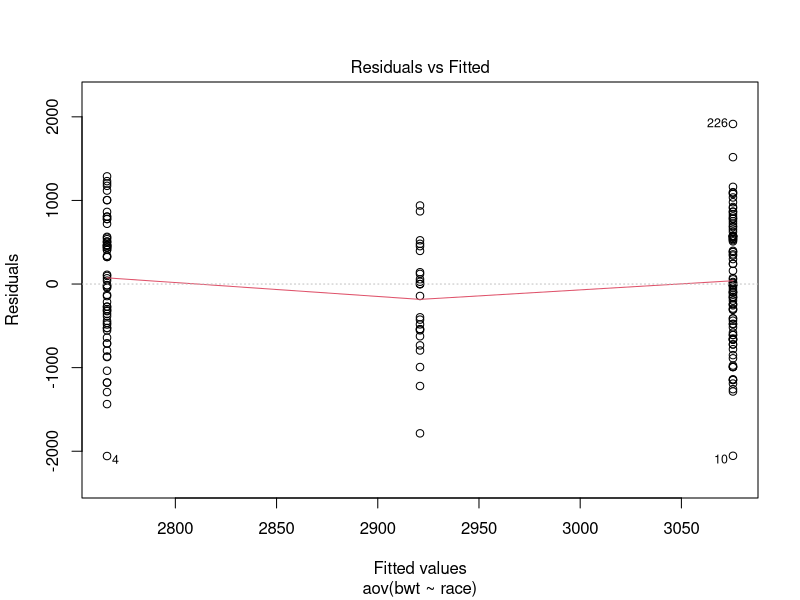
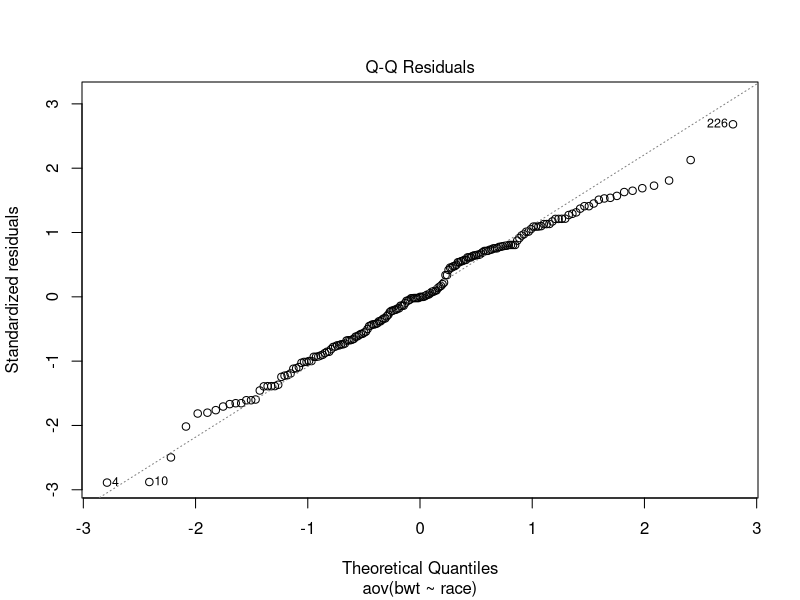
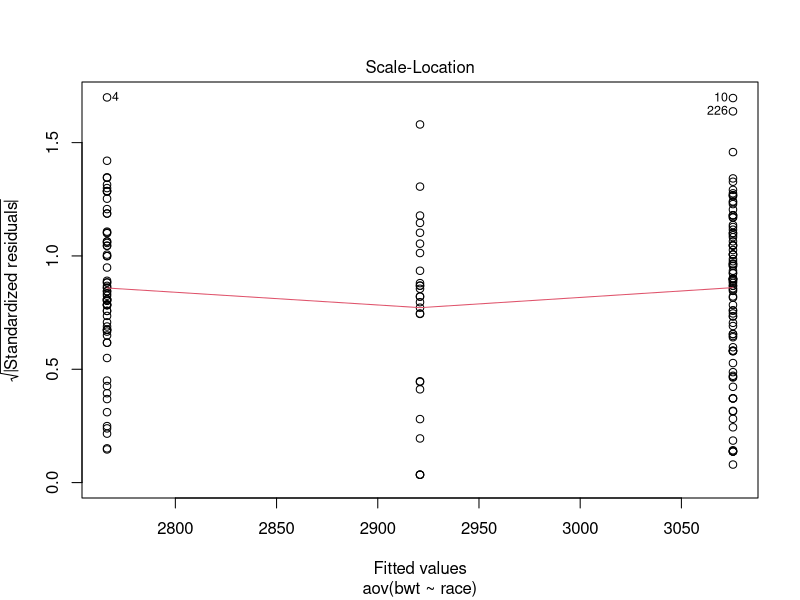
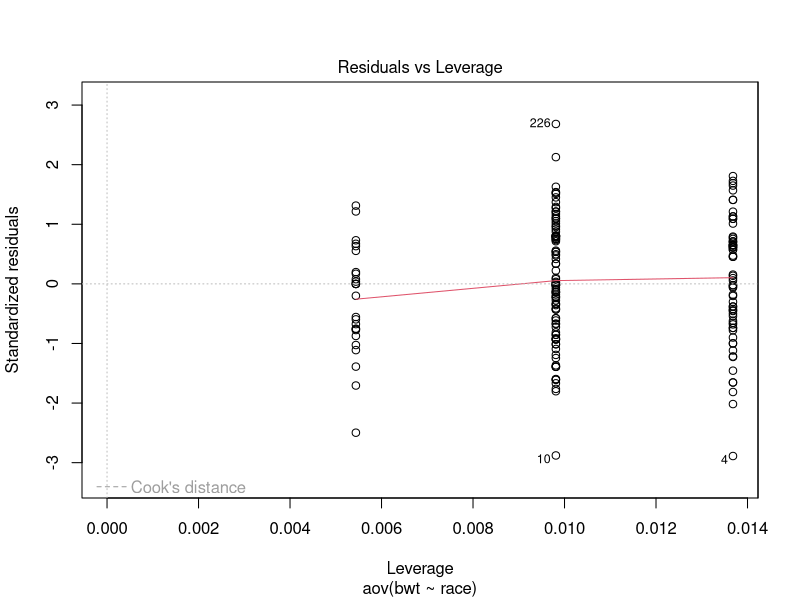

Generate these figures, in order, with R:
## ---- chunk 1
rm(list = ls())
library(knitr)
## Global options
opts_chunk$set(echo      = TRUE,
	             cache     = TRUE,
               prompt    = FALSE,
               tidy      = FALSE,
               comment   = NA,
               message   = FALSE,
               warning   = FALSE,
               dpi       = 150,
               fig.width = 4, 
               fig.asp   = 5/7,
               fig.align = "center")
# attr.source = '.numberLines'
## ---- chunk 2
library(MASS)
library(dplyr)
## ---- chunk 3
wt <- birthwt |> pull(lwt)
n <- length(wt)
df = n-1
t <- qt(0.975,df = df)
lq <- mean(wt) - sd(wt)/sqrt(n)*t
uq <- mean(wt) + sd(wt)/sqrt(n)*t
print(c(lq,uq))

## ---- chunk 4
wt1 <- birthwt |> filter(smoke == 1) |> pull(lwt)
wt0 <- birthwt |> filter(smoke == 0) |> pull(lwt)
n1 <- length(wt1)
n0 <- length(wt0)
s1 <- var(wt1)
s0 <- var(wt0)
F = s1/s0

lq <-qf(0.025,n1-1,n0-1)
uq <-qf(0.975,n1-1,n0-1)

F;lq;uq 
## ---- chunk 5
s_2 <- (var(wt1)*(n1-1)+var(wt0)*(n0-1))/(n1+n0-2)
s <-sqrt(s_2)
t <- (mean(wt1) - mean(wt0) )/(s*sqrt(1/n1+1/n0))
t0<-qt(0.95,n1+n0-2)
abs(t);t0
## ---- chunk 6
ht <- birthwt |>pull(ht)
p <- mean(ht)
n <- length(ht)
s <- sqrt(p*(1-p)/n)
z <- qnorm(0.995)
lq <- p-s*z-1/(2*n)
uq <- p+s*z+1/(2*n)
lq;uq
## ---- chunk 7
p0 <- 0.2
z <- (p-p0)/sqrt(p0*(1-p0)/n)
zalpha <- qnorm(0.9)
abs(z);zalpha
## ---- chunk 8
ui1 <- birthwt |> filter(smoke == 1) |> pull(ui)
ui0 <- birthwt |> filter(smoke == 0) |> pull(ui)
p1 <-mean(ui1)
p0 <-mean(ui0)
n1 = length(ui1)
n0 = length(ui0)
p<-(n1*p1+n0*p0)/(n1+n0)
z = (p1-p0)/sqrt(p*(1-p)*(1/n1+1/n0))
abs(z);qnorm(0.995)
## ---- chunk 9
data = birthwt
# Perform the ANOVA test
model <- aov(bwt ~ race, data = data)

# Find the best-fit model
summary(model)

# Check for homoscedasticity
plot(model)

## ---- chunk 10
wt1 <- birthwt |> filter(race == 1) |> pull(bwt)
wt2 <- birthwt |> filter(race == 2) |> pull(bwt)
wt3 <- birthwt |> filter(race == 3) |> pull(bwt)
n1 <- length(wt1)
n2 <- length(wt2)
n3 <- length(wt3)
s_2 <- (var(wt1)*(n1-1)+var(wt2)*(n2-1))/(n1+n2-2)
s <-sqrt(s_2)
t <- (mean(wt1) - mean(wt2) )/(s*sqrt(1/n1+1/n2))
t0<-qt(0.975,n1+n2-2)
abs(t);t0
## ---- chunk 11
s_2 <- (var(wt1)*(n1-1)+var(wt3)*(n3-1))/(n1+n3-2)
s <-sqrt(s_2)
t <- (mean(wt1) - mean(wt3) )/(s*sqrt(1/n1+1/n3))
t0<-qt(0.975,n1+n3-2)
abs(t);t0
## ---- chunk 12
s_2 <- (var(wt2)*(n2-1)+var(wt3)*(n3-1))/(n2+n3-2)
s <-sqrt(s_2)
t <- (mean(wt2) - mean(wt3) )/(s*sqrt(1/n2+1/n3))
t0<-qt(0.975,n2+n3-2)
abs(t);t0
